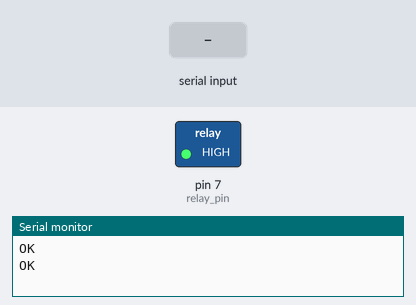
The sketch below on a simulated Arduino Uno, built with avr-gcc and run on an emulated ATmega328P. Shown: switched loads named in the sketch (green lamp = pin HIGH), the last lines printed to the serial monitor. The inputs (shaded band) are chosen by the test bench. The modem accepts every AT command (registered, SIM ready, sends succeed) and sends nothing else.

Above: at 1.4 s.
1.5 s: "on" received over the second serial link
At 3.7 s:
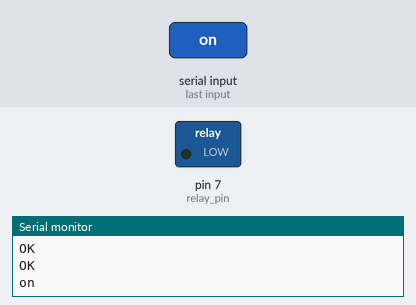
4.0 s: "off" received over the second serial link
At 5.7 s:
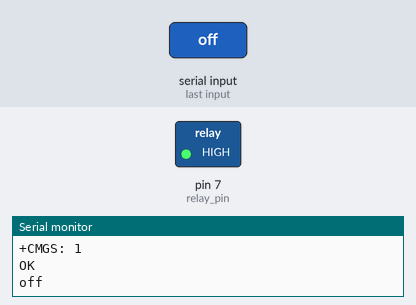
6.5 s: "Location" received over the second serial link
At 8.9 s:
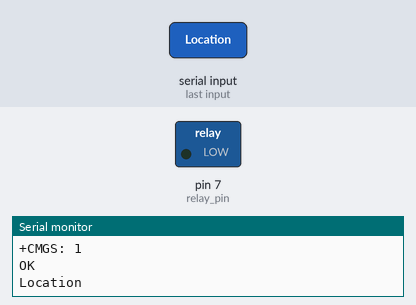
Timing chart, 0 to 10.4 s (numbered marks = the images above; inputs shaded):
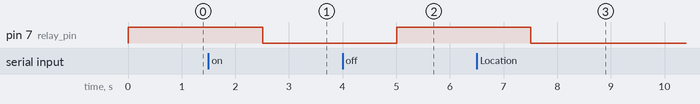

The sketch:

vehiclestopper.ino
```cpp
#include <SoftwareSerial.h> // Library for using serial communication
SoftwareSerial SIM900(2,3); // Pins 2, 3 are used as used as software serial pins

String incomingData;   // for storing incoming serial data
String message = "";   // A String for storing the message
int relay_pin = 7;    // Initialized a pin for relay module
String Link ="The current Location is https://www.google.com/maps/place/";
String responce ="";
String Longitude ="";
String Latitude ="";

String SIM900_send(String incoming)
{
  SIM900.println(incoming); delay(100);
  String result = "";
  while(SIM900.available())
  {
    char letter = SIM900.read();
    result = result + String(letter);
  }
  return result;
}


void setup()
{
  Serial.begin(115200); // baudrate for serial monitor
  SIM900.begin(19200); // baudrate for GSM shield

  pinMode(relay_pin, OUTPUT);   // Setting erlay pin as output pin
  digitalWrite(relay_pin, HIGH);  // Making relay pin initailly low

  // set SMS mode to text mode
  SIM900.print("AT+CMGF=1\r");
  delay(100);

  // set gsm module to tp show the output on serial out
  SIM900.print("AT+CNMI=2,2,0,0,0\r");
  delay(100);
}

void loop()
{
  //Function for receiving sms
  receive_message();

  // if received command is to turn on bike
  if(incomingData.indexOf("on")>=0)
  {
    digitalWrite(relay_pin, LOW);
    message = "bike is turned ON";
    // Send a sms back to confirm that the relay is turned off
    send_message(message);
  }

  // if received command is to turn off relay
  if(incomingData.indexOf("off")>=0)
  {
    digitalWrite(relay_pin, HIGH);
    message = "bike is turned OFF";
    // Send a sms back to confirm that the bike is turned off
    send_message(message);
  }

  if(incomingData.indexOf("Location")>=0)
  {
  Serial.begin(9600);
  SIM900.begin(9600);
  delay(3000);

  responce = SIM900_send("ATE1");  //enable echo if not enabled by default
  delay(1000);

  responce = SIM900_send("AT+CGATT=1"); //set the sim 800 in gprs mode
  delay(1000);

  responce = SIM900_send("AT+SAPBR=3,1,\"CONTYPE\",\"GPRS\" "); ///activate bearer profile
  delay(2000);

responce = SIM900_send("AT+SAPBR=3,1,\"APN\",\"RCMNET\" "); //set vpn options
  delay(2000);

 responce = SIM900_send("AT+SAPBR=1,1"); //open bearer profile
  delay(2000);

 responce = SIM900_send("AT+SAPBR=2,1"); //get the ip adress of the bearer profile
  delay(1000);

      responce = ""; Latitude = "";
      SIM900.println("AT+CLBS=1,1");  //long,lat
      delay(5000);
        while (SIM900.available()){
          char letter = SIM900.read();
          responce = responce + String(letter);

        }
      Serial.print("Result Obtained as:");
      prepare_message(); delay(1000);
  }
}

void receive_message()
{
  if (SIM900.available() > 0)
  {
    incomingData = SIM900.readString(); // Get the data from the serial port.
    Serial.print(incomingData);
    delay(10);
  }
}

void send_message(String message)
{
  SIM900.println("AT+CMGF=1");    //Set the GSM Module in Text Mode
  delay(100);
  SIM900.println("AT+CMGS=\"+916381698218\""); // Replace it with your mobile number
  delay(100);
  SIM900.println(message);   // The SMS text you want to send
  delay(100);
  SIM900.println((char)26);  // ASCII code of CTRL+Z
  delay(100);
  SIM900.println();
  delay(1000);
}
void prepare_message()
{
  int first_comma = responce.indexOf(','); //find the position of 1st comma
  int second_comma = responce.indexOf(',', first_comma+1); //pos of 2nd comma

  int third_comma = responce.indexOf(',', second_comma+1); //3rd comma

  for(int i=first_comma+1; i<second_comma; i++)
    Longitude = Longitude + responce.charAt(i);

  for(int i=second_comma+1; i<third_comma; i++)
    Latitude = Latitude + responce.charAt(i);

  Link = Link + Latitude + "," +Longitude;
  send_message(Link);
}
```

Measured:
- after the input at 1.5 s, pin 7 (relay_pin): HIGH → LOW after 1.0 s
- after the input at 4.0 s, pin 7 (relay_pin): LOW → HIGH after 1.0 s
- after the input at 6.5 s, pin 7 (relay_pin): HIGH → LOW after 1.0 s
